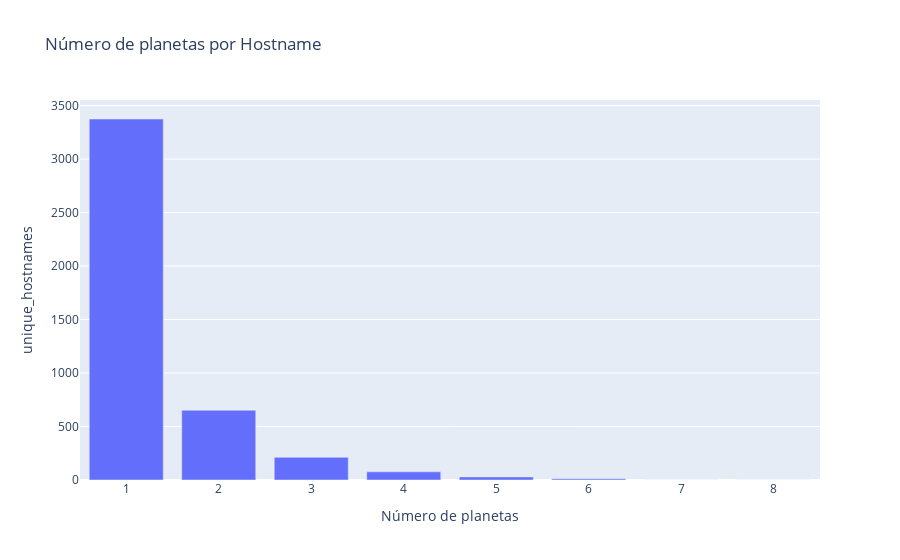

Notebook code cell kept with this figure:
### Code cell
planet_per_host=data_final.groupby("sy_pnum")["hostname"].nunique().reset_index()
print(planet_per_host)

planet_per_host.columns = ["sy_pnum", "unique_hostnames"]

fig=px.bar(planet_per_host, x="sy_pnum",y="unique_hostnames",
           labels={"sy_pnum":"Número de planetas","hostname":"Hostnames Únicos"},
           title="Número de planetas por Hostname")
fig.show()

### Figure 1 — Plotly figure (JSON) as saved in the notebook; plotly's stock layout.template omitted (floating-point values rounded to 4 significant figures)
{"data": [{"hovertemplate": "Número de planetas=%{x}<br>unique_hostnames=%{y}<extra></extra>", "legendgroup": "", "marker": {"color": "#636efa", "pattern": {"shape": ""}}, "name": "", "orientation": "v", "showlegend": false, "textposition": "auto", "type": "bar", "x": [1, 2, 3, 4, 5, 6, 7, 8], "xaxis": "x", "y": [3375, 652, 212, 76, 29, 11, 1, 1], "yaxis": "y"}], "layout": {"barmode": "relative", "legend": {"tracegroupgap": 0}, "title": {"text": "Número de planetas por Hostname"}, "xaxis": {"anchor": "y", "domain": [0, 1], "title": {"text": "Número de planetas"}}, "yaxis": {"anchor": "x", "domain": [0, 1], "title": {"text": "unique_hostnames"}}}}
